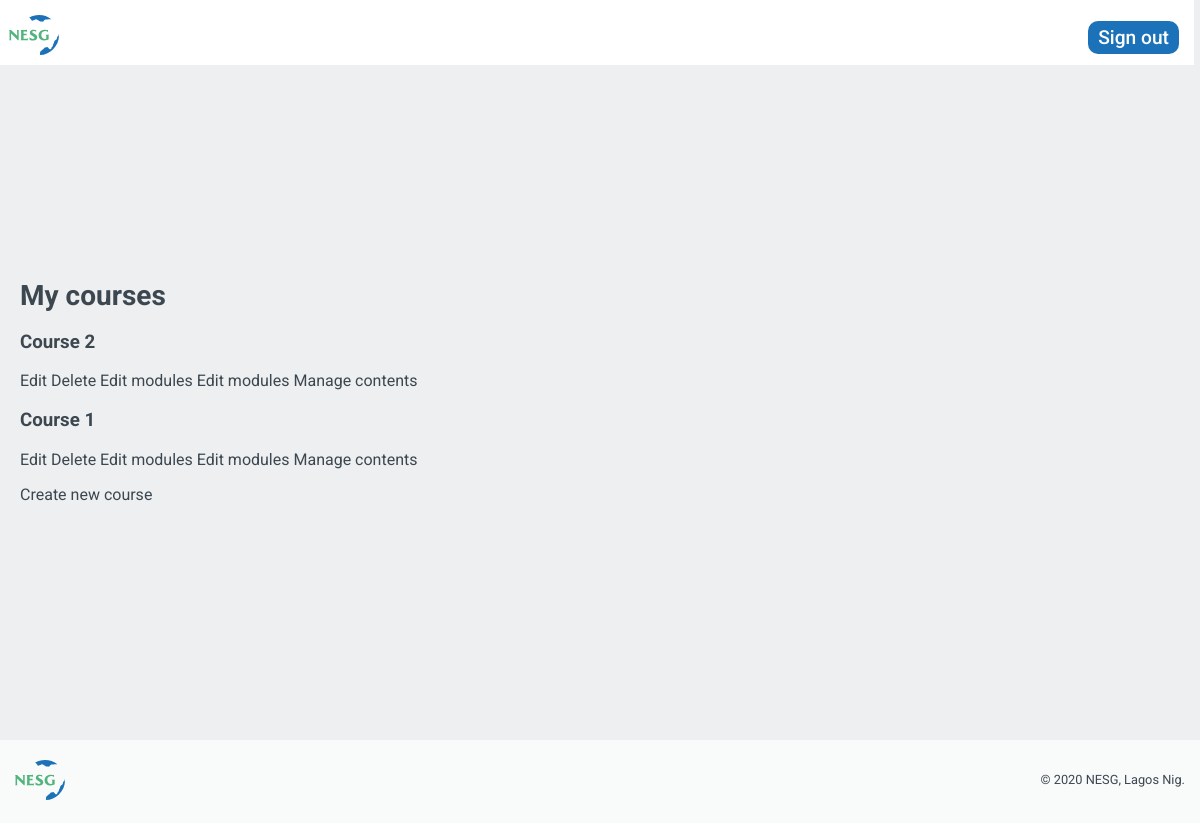
The page /course/mine/ (signed in) on the database its author committed.
### courses/models.py (models this page shows, shortened)
class Course(models.Model):
    owner = models.ForeignKey(User,
                              related_name='courses_created',
                              on_delete=models.CASCADE)
    students = models.ManyToManyField(User,
                                      related_name='courses_joined',
                                      blank=True)
    subject = models.ForeignKey(Subject,
                                      related_name='courses',
                                      on_delete=models.CASCADE)
    title = models.CharField(max_length=200)
    slug = models.SlugField(max_length=200, unique=True)
    overview = models.TextField()
    created = models.DateTimeField(auto_now_add=True)
    class Meta:
        ordering = ['-created']

### courses/views.py (the view)
class ManageCourseListView(OwnerCourseMixin, ListView):
    template_name = 'courses/manage/course/list.html'

### courses/views.py (called while the page is built)
    def get_queryset(self):
        qs = super(OwnerMixin, self).get_queryset()
        return qs.filter(owner=self.request.user)

### courses/templates/courses/manage/course/list.html (shortened to what this page needs)
{% extends "base.html" %}
{% block content %}
  <h1>My courses</h1>
  <div class="module">
    {% for course in object_list %}
      <div class="course-info">
        <h3>{{ course.title }}</h3>
        <p>
          <a href="{% url "course_edit" course.id %}">Edit</a>
          <a href="{% url "course_delete" course.id %}">Delete</a>
          <a href="{% url "course_module_update" course.id %}">Edit modules</a>
          <a href="{% url "course_module_update" course.id %}">Edit modules</a>
          {% if course.modules.count > 0 %}
            <a href="{% url "module_content_list" course.modules.first.id %}">Manage contents</a>
          {% endif %}
        </p>
      </div>
      {% empty %}
      <p>You haven't created any courses yet.</p>
    {% endfor %}
    <p>
      <a href="{% url "course_create" %}" class="button">Create new course</a>
    </p>
  </div>
{% endblock %}

### static/css/base.css (style rules this page uses)
*, *:before, *:after { box-sizing: border-box; }
:root { --primary-color-blue: #1C72B9; --primary-color-green: #52B47D; --main-bg-color-dark: #3C4750; --main-bg-color: #edeff0; --bg-color-white: #fff; --main-txt-color: blue; --main-padding: 15px; }
body { margin:0; font-family:'Roboto', sans-serif; color: var(--main-bg-color-dark); background-color: var(--main-bg-color); height: 100%; transition: padding-top 600ms 0s ease; }
h1 { font-size: 28px; }
a { text-decoration: none; cursor: pointer; transition: color 300ms 0s ease; color: var(--main-bg-color-dark) }

### rows shown on the page
Course: title "Course 2", shows "Manage contents"
Course: title "Course 1", shows "Manage contents"
